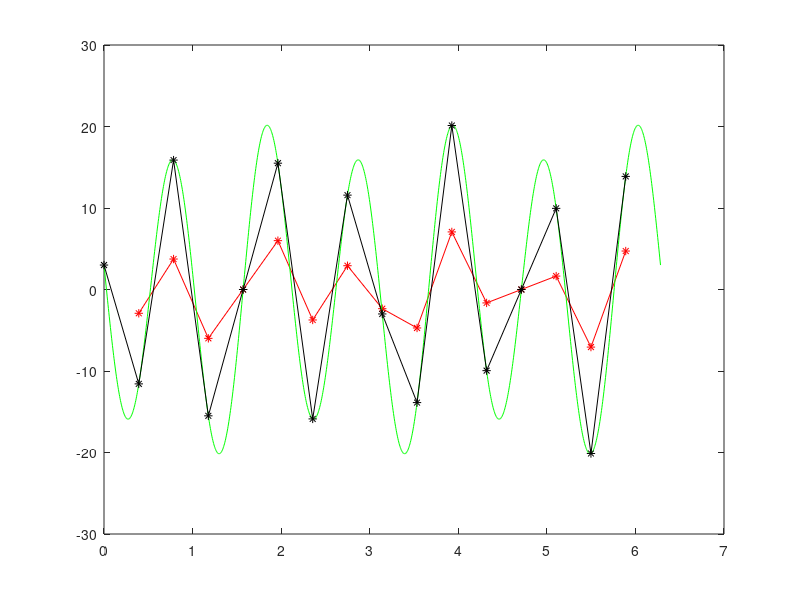
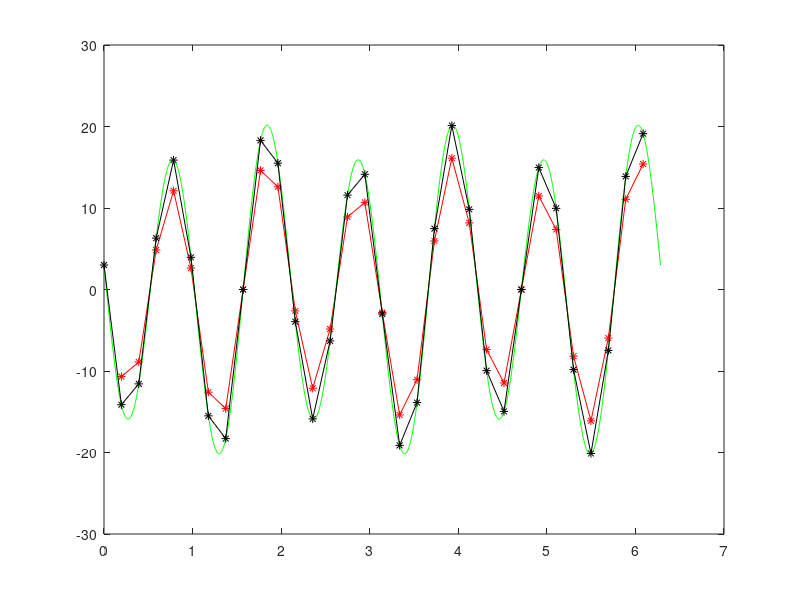

The MATLAB script that drew these images, in order:
clear all
clc
function f=central(x,h)
   h
   L=size(x)(2);
   f=(x(1,3:L)-x(1,1:L-2))/(2*h);
endfunction
function f1=f(x);
  f1=sin(3*x)+3*cos(6*x);
endfunction
function f1=realdf(x);
  f1=3*cos(3*x)-18*sin(6*x);
endfunction
function re=remove_boundry(x)
  L=size(x)(2);
  re=x(1,2:L-1);
endfunction
function re=remove_boundry_s(x)
  L=size(x)(2);
  re=x(1,1:L-1);
endfunction
realx=linspace(0,2*pi,1387);


n16=linspace(0,2*pi,17);
n32=linspace(0,2*pi,33);
x16=remove_boundry(n16);
x32=remove_boundry(n32);

yc16=central(f(n16),n16(1,2)-n16(1,1));
yc32=central(f(n32),n32(1,2)-n32(1,1));

fx16=remove_boundry_s(n16);
fx32=remove_boundry_s(n32);
y16=fft(f(fx16));
y32=fft(f(fx32));
yf16=real(ifft((y16.*[[0:1:7],[0],[-7:1:-1]])*1i));
yf32=real(ifft((y32.*[[0:1:15],[0],[-15:1:-1]])*1i));

yreal=realdf(realx);

figure(1)
plot(x16,yc16,"r-*")
hold 
plot(realx,yreal,"g")
plot(fx16,yf16,"k-*")
figure(2)
plot(x32,yc32,"r-*")
hold
plot(realx,yreal,"g")
plot(fx32,yf32,"k-*")